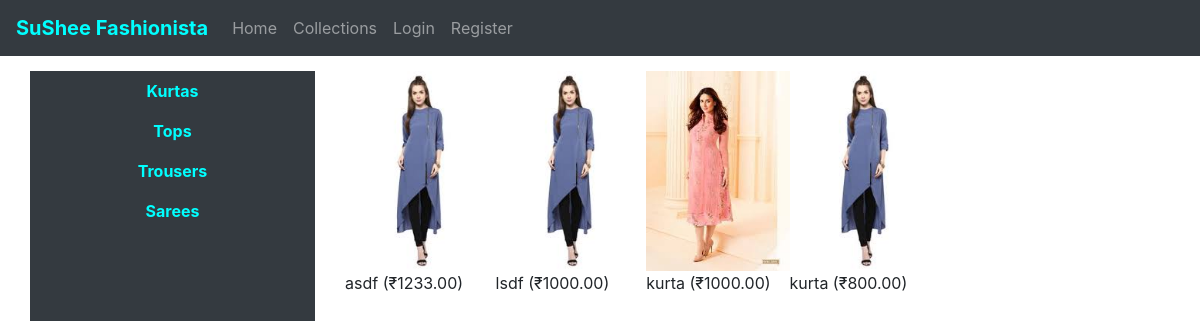
The page /collections on the database its author committed.
### shopping/models.py (models this page shows, shortened)
class KurtaRate(models.Model):
    dresstype = models.CharField(max_length = 25, default="kurta", editable = False)
    name = models.CharField(max_length = 100)
    model = models.CharField(max_length = 25)
    image = models.ManyToManyField(Document, related_name = "kurta_image")
    size = models.ManyToManyField(KurtaSize, related_name = "kurta_size")
    price = models.DecimalField(max_digits = 7, decimal_places = 2)

class Document(models.Model):
    document = models.FileField(upload_to='documents/%Y/%m/%d')
    color = models.ForeignKey(Color, on_delete = models.SET_NULL, null = True, related_name = "dress_color")
    datetime = models.DateTimeField(auto_now_add=True)

### shopping/views.py (the view, shortened to what this page needs)
# urls.py: path("collections", views.collections, name="collections"),
def collections(request):
    sort = '-pk'
    kurtarate, toprate, trouserrate, sareerate = sort_order(sort)
    if request.user.id:
        incart_item = len(incart_items(request))
    else:
        incart_item = None
    context = {
    "currency" : rupees,
    "kurtarate" : kurtarate,
    "toprate" : toprate,
    "trouserrate" : trouserrate,
    "sareerate" : sareerate,
    "incart_items" : incart_item
    }
    return render(request, "shopping/collections.html", context)

### shopping/views.py (called while the page is built)
def sort_order(sort):
    kurtarate = KurtaRate.objects.order_by(sort)
    toprate = TopRate.objects.order_by(sort)
    trouserrate = TrouserRate.objects.order_by(sort)
    sareerate = SareeRate.objects.order_by(sort)
    return kurtarate, toprate, trouserrate, sareerate

### shopping/templates/shopping/collections.html (shortened to what this page needs)
{% extends "shopping/layout.html" %}
{% block body %}
<div class="container">
  <div class="row">
    <div class="col-sm-3 side-menu">
      <ul class="nav nav-pills flex-column">
        <li class="nav-item">
          <a class="nav-link dressbtn"id="kurta" href="#">Kurtas</a>
        </li>
        <li class="nav-item">
          <a class="nav-link dressbtn" id="top" href="#">Tops</a>
        </li>
        <li class="nav-item">
          <a class="nav-link dressbtn" id="trouser" href="#">Trousers</a>
        </li>
        <li class="nav-item">
          <a class="nav-link dressbtn" id="saree" href="#">Sarees</a>
        </li>
      </ul>
    </div>
    <div class="col-sm-9">
      <div class="container flexdisplay dressitems" id="dkurta">
        {%for d in kurtarate %}
          <div class="row">
            <div class="col-sm-8">
              <a href="/{{d.dresstype}}/{{d.pk}}">
                <img src="{{d.image.first.document.url}}" alt="{{d.image.first.document}}"/></a>
              <br>
              <p>
                <span class="rdressname">{{d.name}}</span>
                <span class="rdressprice">({{currency}}{{d.price}})</span>
              </p>
           </div>
          </div>
          {% empty %}
            <p>No kurtas available</p>
        {% endfor %}
      </div>
    </div>
  </div>
</div>
{% endblock %}

### shopping/static/shopping/mystyle.css (style rules this page uses)
.flexdisplay { display: flex; flex-wrap: wrap; }
.dressitems a img { height: 200px; width: auto; }
.dressitems p { width: max-content; }
.side-menu { background-color: #343a40; text-align: center; height: 100vh; }
.side-menu a { color: cyan; font-weight: bold; }

### rows shown on the page
KurtaRate: image.first.document (picture), name "asdf", currency "₹", price "1233.00"
KurtaRate: image.first.document (picture), name "lsdf", currency "₹", price "1000.00"
KurtaRate: image.first.document (picture), name "kurta", currency "₹", price "1000.00"
KurtaRate: image.first.document (picture), name "kurta", currency "₹", price "800.00"
